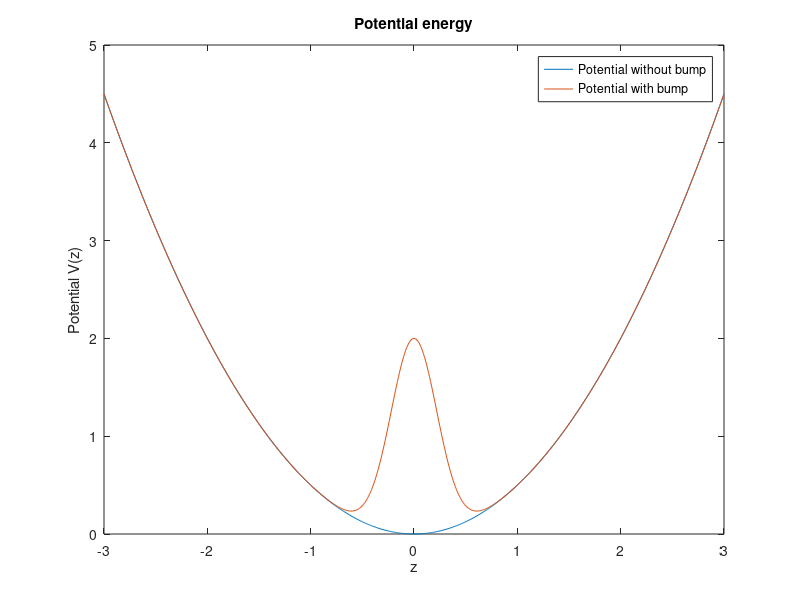

This figure's MATLAB source: (Note: this script raises an error after producing the figure.)


h = 0.01; % Distance between 2 grid points

% Define V(z)
z = -3:h:3; % The 1 dimensional grid with step size h
V = z.^2/2; % Potential. Outside of the interval is considered Infinite. This condition is eforced through Psi=0 outside of the box. For a non-infinite potential outside of the interval one must resolve the Schrödinger equation outside as well..
Vbump = V + 2*exp(-10*z.^2); % Potential with bump

% Plot the potential
figure
plot(z,V)
hold on
plot(z,Vbump)
xlim([min(z),max(z)]);
xlabel('z')
ylabel('Potential V(z)')
legend('Potential without bump','Potential with bump')
title('Potential energy')

%% Define the banded H matrix, i.e. construct the Hamiltonian matrix for the
% one dimensional Harmonic oscillator

no_gridpt = length(z); % determine the grid size
H = zeros(no_gridpt); % pre allocation
Hbump = H; % The hamiltonian for the bump potential


c0h =  -1/(12*h^2)*30; % Coefficients for 5 point second order derivative
ch =  1/(12*h^2)*16;
c2h =  -1/(12*h^2)*1;
cmh =  1/(12*h^2)*16; %c_-h , coefficient from the five point derivative approximation
cm2h =  -1/(12*h^2)*1;

for ii = 1:(no_gridpt-2)
 H(ii,ii) = -1/2*c0h + V(ii); % Main diagonal
 H(ii,ii+1) = -1/2*ch; % First super diagonal
 H(ii,ii+2) = -1/2*c2h; % Second super diagonal
 
 Hbump(ii,ii) = -1/2*c0h + Vbump(ii); % Main diagonal
 Hbump(ii,ii+1) = -1/2*ch; % First super diagonal
 Hbump(ii,ii+2) = -1/2*c2h; % Second super diagonal
end

H(end-1,end-1) = -1/2*c0h + V(end-1);
H(end-1,end  ) = -1/2*ch;
H(end,end) = -1/2*c0h + V(end);

H = tril(H.') + triu(H,1);  % Takes upper half of H to make H symmetric

Hbump(end-1,end-1) = -1/2*c0h + Vbump(end-1);
Hbump(end-1,end  ) = -1/2*ch;
Hbump(end,end) = -1/2*c0h + Vbump(end);

Hbump = tril(Hbump.') + triu(Hbump,1);  % Takes upper half of H to make H symmetric


%% Find eigenvectors and eigenvalues 
tic;
[X,D] = eig(H); % returns diagonal matrix D of eigenvalues and matrix X whose columns are the corresponding right eigenvectors, so that H*X = X*D.
toc;
fprintf('Time to find the eigenvectors with Matlab is %5.3f seconds \n',toc)

tic;
[X2,D2] = ipiws(H,0);
[X3,D3] = ipiws(H,1);
[X4,D4] = ipiws(H,2);
%[X5,D5] = ipiws(H,300);
%[X6,D6] = ipiws(H,500);
toc;
fprintf('Time to find the first 3 eigenvectors with Inverse power method with shift is %5.3f seconds \n',toc)


[Xbump,Dbump] = eig(Hbump);

%%
% Check if the first 2 wave functions are orthogonal for the potential
% without bump
orth = (X(:,1)')*X(:,2);
disp(orth) 
fprintf('The first two wave functions are orthogonal because psi_i^T*psi_j = %20.16f is below the machine precision. \n',orth)
% They are also normalized because the norm of the wavevector is 1.


%%
figure
plot(z,X(:,1),'Linewidth',1)
hold on
plot(z,-X(:,2),'Linewidth',1)
plot(z,-Xbump(:,1),'--','Linewidth',1)
plot(z,-Xbump(:,2),'--','Linewidth',1)
%plot(z,-sqrt(2)*sin(pi*z)/norm(sqrt(2)*sin(pi*z)),'--g') % Analytical
%solution for square infinite potential
plot(z,exp(-1/2*z.^2)*max(X(:,1)),':g')
plot(z,-2*z.*exp(-1/2*z.^2)/max(2*z.*exp(-1/2*z.^2))*max(X(:,2)),':k')
xlabel('z')
ylabel('\Psi(z)')
legend(['Numerical Lowest Energy level without bump $\frac{E}{\hbar\omega}$ = ',num2str(D(1,1),'%.3f')],['Numerical Second Energy level without bump $\frac{E}{\hbar\omega}$ = ',num2str(D(2,2),'%.3f')],['Numerical Lowest Energy level with bump $\frac{E}{\hbar\omega}$ = ',num2str(Dbump(1,1),'%.3f')],['Numerical Second Energy level with bump $\frac{E}{\hbar\omega}$ = ',num2str(Dbump(2,2),'%.3f')],'Analytical Ground state solution for V(z) = $z^2/2$','Analytical Second wavefunction solution for $V(z) = z^2/2$','Interpreter','latex','location','Best')
title('Wavefunctions numerical vs. analytic solutions')

%%
fprintf('The overlap integral for the ground states between the potential with bump and without is %8.3f . \n',(X(:,1)')*Xbump(:,1))

%%
%Energy levels
Enlevel = diag(D);
disp(Enlevel(1:10))

